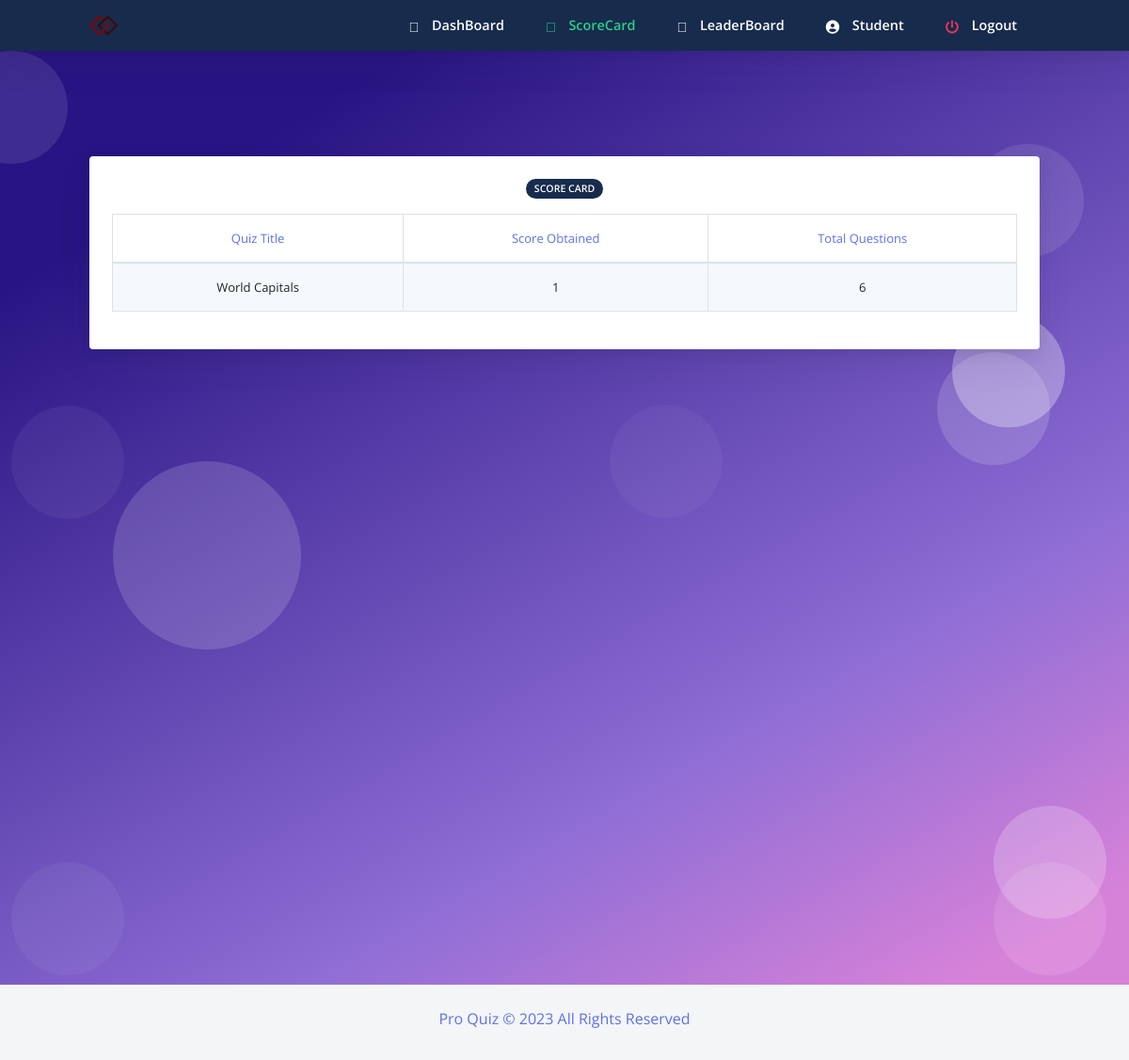
Screenshot of /quiz_frontend/studscorecard.php (signed in) with the database file from the repository.
### tables this page shows
CREATE TABLE `student` (
  `usn` varchar(10) NOT NULL,
  `name` varchar(20) NOT NULL,
  `mail` varchar(30) NOT NULL,
  `phno` varchar(10) NOT NULL,
  `gender` varchar(1) NOT NULL,
  `DOB` varchar(10) NOT NULL,
  `pw` varchar(200) NOT NULL,
  `dept` varchar(3) DEFAULT NULL
);

CREATE TABLE `score` (
  `slno` int(11) NOT NULL,
  `score` int(11) NOT NULL,
  `quizid` int(11) NOT NULL,
  `usn` varchar(30) NOT NULL,
  `totalscore` int(11) NOT NULL
);

CREATE TABLE `quiz` (
  `quizid` int(11) NOT NULL,
  `quizname` varchar(20) NOT NULL,
  `date_created` timestamp NOT NULL DEFAULT current_timestamp(),
  `staffid` varchar(30) NOT NULL
);

### quiz_frontend/studscorecard.php (the view, shortened to what this page needs)
<html>
<?php require ("header.php");?>
<?php
require_once 'sql.php';
                $conn = mysqli_connect($host, $user, $ps, $project);if (!$conn) {
    echo "<script>alert(\"Database error retry after some time !\")</script>";
} else {
    $usn = $_SESSION["usn"];
    $sql = "select * from student where usn='{$usn}'";
    $res =   mysqli_query($conn, $sql);
    if ($res == true) {
        while ($row = mysqli_fetch_array($res)) {
            $dbname = $row['name'];
        }
    }
}
?>
  <body class="bg-white" id="top">
    <nav
      id="navbar-main"
      class="
        navbar navbar-main navbar-expand-lg
        bg-default
        navbar-light
        position-sticky
        top-0
        shadow
        py-0
      "
    >
      <div class="container">
        <ul class="navbar-nav navbar-nav-hover align-items-lg-center">
          <li class="nav-item dropdown">
            <a href="index.php" class="navbar-brand mr-lg-5 text-white">
                               <img src="assets/img/logo.png" />
            </a>
          </li>
        </ul>
        <div class="navbar-collapse collapse bg-default" id="navbar_global">
          <ul class="navbar-nav align-items-lg-center ml-auto">
				 <li class="nav-item">
              <a href="homestud.php" class="nav-link">
                <span class="text-white nav-link-inner--text font-weight-bold"
                  ><i class="text-white fad fa-home"></i> DashBoard</span
                >
              </a>
            </li>
			 <li class="nav-item">
              <a href="studscorecard.php" class="nav-link">
                <span class="text-success nav-link-inner--text font-weight-bold"
                  ><i class="text-success fad fa-poll"></i> ScoreCard</span
                >
              </a>
            </li>
			 <li class="nav-item">
              <a href="studleaderboard.php" class="nav-link">
                <span class="text-white nav-link-inner--text font-weight-bold"
                  ><i class="text-white fad fa-award"></i> LeaderBoard</span
                >
              </a>
            </li>
			 <li class="nav-item">
              <a href="studprofile.php" class="nav-link">
                <span class="text-white nav-link-inner--text font-weight-bold"
                  ><i class="text-white fas fa-user-circle"></i> <?php echo $dbname ?></span
                >
              </a>
            </li>
		   <li class="nav-item">
              <a href="logout.php" class="nav-link">
                <span class="text-white nav-link-inner--text font-weight-bold"
                  ><i class="text-danger fas fa-power-off"></i> Logout</span
                >
              </a>
            </li>
          </ul>
        </div>
      </div>
    </nav>
  <section class="section section-shaped section-lg">
    <div class="shape shape-style-1 shape-primary">
      <span></span>
      <span></span>
      <span></span>
      <span></span>
      <span></span>
      <span></span>
      <span></span>
      <span></span>
      <span></span>
      <span></span>
    </div>
<div class="container ">
		<div class="row">
            <div class="col-sm-12 mb-3">
              <div class="card card-body bg-gradient-white text-dark mt-3">
			   <div class="col-12 mx-auto text-center">
            <span class="badge badge-default badge-pill mb-3">Score Card</span>
          </div>
			  <?php
            $sql ="select * from score,quiz where score.usn='{$usn}' and score.quizid=quiz.quizid";
            $res=mysqli_query($conn,$sql);
            if($res)
            {
                echo "<table id=\"sc\" class=\" table table-striped table-hover table-bordered text-center text-primary\">
				<thead >
				<tr>
				<td>Quiz Title</td>
				<td>Score Obtained</td>
				<td>Total Questions</td>
				</tr>
				</thead>";
                while ($row = mysqli_fetch_assoc($res)) {
                    echo "<tr  class=\" text-center text-dark\"><td>".$row["quizname"]."</td><td>".$row["score"]."</td><td>".$row["totalscore"]."</tr>";
                }
                echo "</table>";
            }
            else{
                echo " ".mysqli_error($conn);
            }
            ?>
              </div>
       </div>
    </div>
        </div>
</section>
    <?php require("footer.php");?>
</body>
</html>

### rows the page displays
student: name "Student"
score: quizid.quizname "World Capitals", score "1", totalscore "6"
